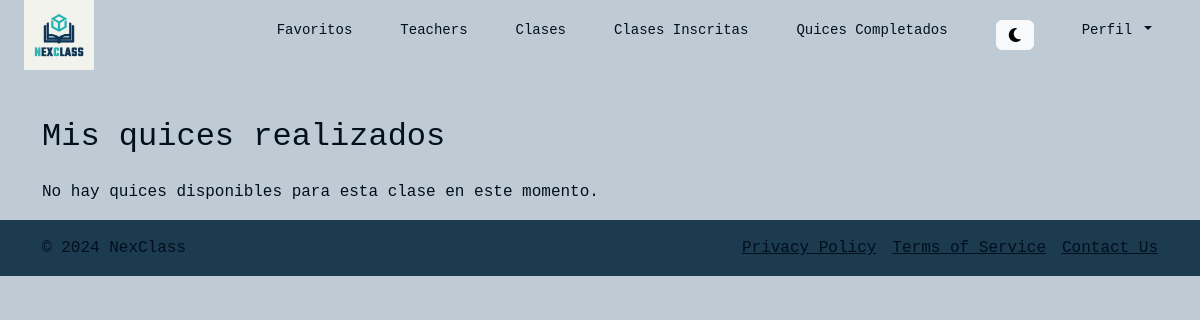
Page /completed_quizzes (signed in) on the earlier database version.
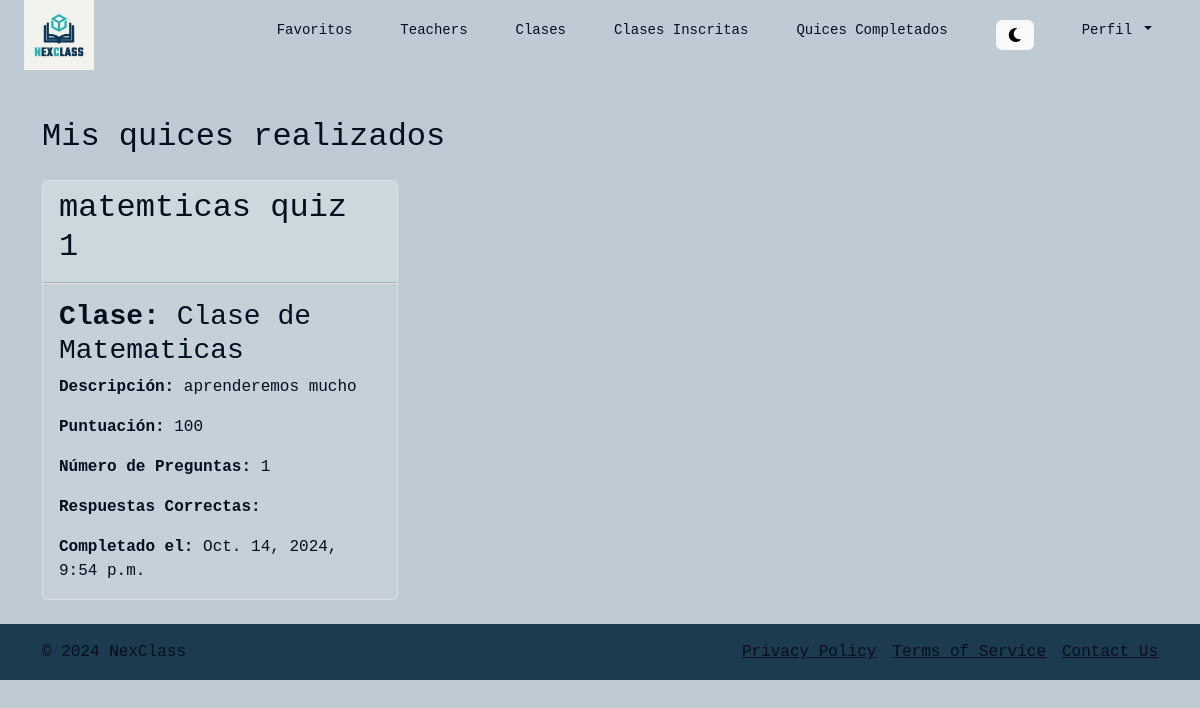
Same page on the later database version.
### class_quizzes/models.py (models this page shows)
class QuizResult(models.Model):
    student = models.ForeignKey(Student, on_delete=models.CASCADE)
    quiz = models.ForeignKey(Quiz, on_delete=models.CASCADE)
    score = models.IntegerField()  # Guardará el puntaje obtenido
    total_questions = models.IntegerField()  # Número total de preguntas
    correct_answers = models.IntegerField()  # Número de respuestas correctas
    completed_at = models.DateTimeField(auto_now_add=True)  # Fecha en que el estudiante completó el quiz

class Quiz(models.Model):
    class_obj = models.ForeignKey(Class, on_delete=models.CASCADE)
    title = models.CharField(max_length=255)
    description = models.TextField(blank=True)
    created_at = models.DateTimeField(default=timezone.now)

### classCreation_Schedules/models.py (models this page shows, shortened)
class Class(models.Model):
    className = models.CharField(max_length=100)
    teacher = models.ForeignKey('users.Teacher', on_delete=models.CASCADE)
    description = models.TextField()
    class_picture = models.ImageField(upload_to='class_photos/', default='class_photos/default_profile.png', null=True, blank=True)

### class_quizzes/views.py (the view)
# urls.py: path('completed_quizzes', views.completed_quizzes, name='completed_quizzes'),
def completed_quizzes(request):
    student = Student.objects.get(user=request.user)
    student_quizzes = QuizResult.objects.filter(student=student)
    return render(request, 'completed_quizzes.html', {
        'student_quizzes_': student_quizzes,
    })

### class_quizzes/templates/completed_quizzes.html
{% extends 'navbar.html' %}
{% block content %}
    <div class="container mt-5">
        <h2 class="mb-4">Mis quices realizados</h2>
    {% if student_quizzes_ %}
        <div class="row ">
        {% for student_quizzes in student_quizzes_ %}
            <div class="col-md-4 mb-4 d-flex align-items-stretch">
                <div class="card bg-transparent border ">
                    <div class="card-header bg-light bg-opacity-25">
                        <h2>{{ student_quizzes.quiz.title }}</h2>
                    </div>
                    <div class="card-body text_custom border border-0 border-top bg-light bg-opacity-10" >
                        <h3 class="card-title"><strong>Clase: </strong>{{ student_quizzes.quiz.class_obj.className }}</h3>
                        <p class="card-text"><strong>Descripción: </strong>{{ student_quizzes.quiz.class_obj.description }}</p>
                        <p class="card-text"><strong>Puntuación:</strong> {{ student_quizzes.score }}</p>
                        <p class="card-text"><strong>Número de Preguntas:</strong> {{ student_quizzes.total_questions }}</p>
                        <p class="card-text"><strong>Respuestas Correctas:</strong> {{ student_quizzes.correct_answerscompleted_at }}</p>
                        <p class="card-text"><strong>Completado el:</strong> {{ student_quizzes.completed_at }}</p>
                    </div>
                </div>
            </div>
        {% endfor %}
        </div>
    {% else %}
        <p>No hay quices disponibles para esta clase en este momento.</p>
    {% endif %}
    </div>
{% endblock %}

Differences in the rows shown:
added QuizResult: quiz "matemticas quiz 1", quiz.class_obj.className "Clase de Matematicas", quiz.class_obj.description "aprenderemos mucho", score "100", total_questions "1", completed_at "Oct. 14, 2024, 9:54 p.m."
Other differences:
text no longer shown: "No hay quices disponibles para esta clase en este momento."
